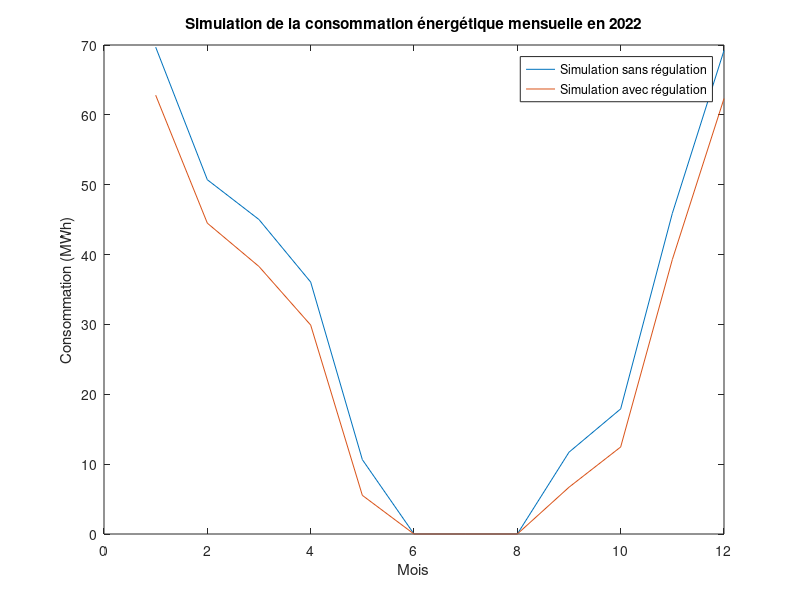

Source code (MATLAB):
close
clear
clc

U_murs1 = 0.28; % Coefficient de transmission thermique (W/m².K)
U_murs2 = 0.38;
U_vitres = 1.30;

A_fenetres = 137.72; % Surface des fenêtres (m²)
A_mur1 = 217.73;
A_mur2 = A_mur1;

U_tt = 0.79; % Ponts thermiques toiture terrases
U_pii = 0.99; % Ponts thermiques planchers intermédiaires intérieurs
U_pie = 0.07; % Ponts thermiques planchers intermédiaires extérieurs
U_amei = 0.03; % Ponts thermiques angles murs extérieurs intérieurs
U_amee = 0.015; % Ponts thermiques angles murs extérieurs extérieurs

V = 4.31; % débit d'air de la CTA (m^3/s)
rau = 1.2; % kg/m^3
cp = 1005; % J/(kg.dT)

T_reelle = [5.6, 8.4, 10.7, 12.3, 17.8, 20.5, 23, 23.3, 17.5, 16.3, 10.2, 5.7]; % Température moyenne mensuelle

T_ref = 20;

Q_murs1 = U_murs1*A_mur1*max(0,(T_ref-T_reelle));
Q_murs2 = U_murs2*A_mur2*max(0,(T_ref-T_reelle));
Q_fenetres = U_vitres*A_fenetres*max(0,(T_ref-T_reelle));

Q_ponts = 2*(48.06+23.03)*(U_tt+U_pii+U_pie+U_amei+U_amee)*max(0,(T_ref-T_reelle));

Q_CTA = V*rau*cp*max(0,(T_ref-T_reelle));

Q_total = Q_murs1+Q_murs2+Q_fenetres+Q_ponts+Q_CTA; % Puissance (W)

Q = Q_total/1000; % Puissance (kW)

heures = 24;
mois = [31, 28, 31, 30, 31, 30, 31, 31, 30, 31, 30, 31]; % Nombre de jours par mois
efficacite = 0.89; % Efficacité du système de chauffage

E_quotidienne = Q*heures;

E_mensuelle = E_quotidienne.*mois; % Energie (kWh)

E_mensuelle = E_mensuelle/efficacite;

E_mensuelle = E_mensuelle/1000; % Energie (MWh)

E_annuelle = sum(E_mensuelle);

%%

T_conf = 19;

Q_murs1 = U_murs1*A_mur1*max(0,(T_conf-T_reelle));
Q_murs2 = U_murs2*A_mur2*max(0,(T_conf-T_reelle));
Q_fenetres = U_vitres*A_fenetres*max(0,(T_conf-T_reelle));

Q_ponts = 2*(48.06+23.03)*(U_tt+U_pii+U_pie+U_amei+U_amee)*max(0,(T_conf-T_reelle));

Q_CTA = V*rau*cp*max(0,(T_conf-T_reelle));

Q_total = Q_murs1+Q_murs2+Q_fenetres+Q_ponts+Q_CTA; % Puissance (W)

Q_conf = Q_total/1000; % Puissance (kW)

h_conf = 13;

T_eco = 10;

Q_murs1 = U_murs1*A_mur1*max(0,(T_eco-T_reelle));
Q_murs2 = U_murs2*A_mur2*max(0,(T_eco-T_reelle));
Q_fenetres = U_vitres*A_fenetres*max(0,(T_eco-T_reelle));

Q_ponts = 2*(48.06+23.03)*(U_tt+U_pii+U_pie+U_amei+U_amee)*max(0,(T_eco-T_reelle));

Q_CTA = V*rau*cp*max(0,(T_conf-T_reelle));

Q_total = Q_murs1+Q_murs2+Q_fenetres+Q_ponts+Q_CTA; % Puissance (W)

Q_eco = Q_total/1000; % Puissance (kW)

h_eco = 11;

E_conf = Q_conf*h_conf;
E_eco = Q_eco*h_eco;

E_quotidienne_reg = E_conf + E_eco;

mois = [31, 28, 31, 30, 31, 30, 31, 31, 30, 31, 30, 31]; % Nombre de jours par mois
efficacite = 0.89; % Efficacité du système de chauffage

E_mensuelle_reg = E_quotidienne_reg.*mois; % Energie (kWh)

E_mensuelle_reg = E_mensuelle_reg/efficacite;

E_mensuelle_reg = E_mensuelle_reg/1000; % Energie (MWh)

E_annuelle_reg = sum(E_mensuelle_reg);

chauffage_reel_2022 = 14.89/100*[455000, 378000, 331000, 229000, 8000, 0, 0, 0, 0, 0, 477000, 300000]; % kWh

E_reelle = chauffage_reel_2022/1000;

%%

figure
plot(E_mensuelle)
hold on
plot(E_mensuelle_reg)
xlabel('Mois')
ylabel('Consommation (MWh)')
legend('Simulation sans régulation','Simulation avec régulation')
title('Simulation de la consommation énergétique mensuelle en 2022')
